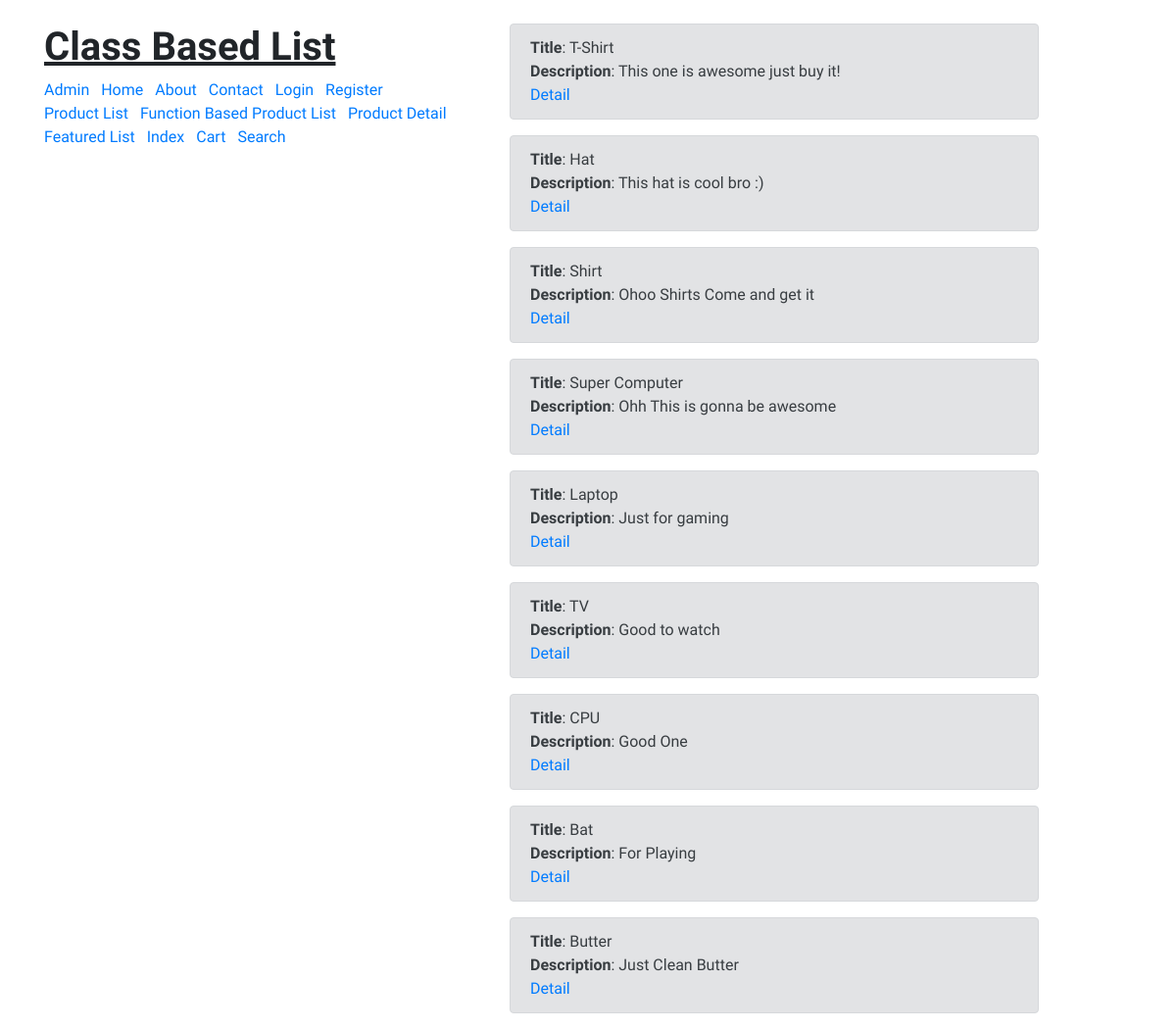
Screenshot of /products/ with the database file from the repository.
### products/models.py (models this page shows, shortened)
class Product(models.Model):
	title = models.CharField(max_length=120)
	slug = models.SlugField(null=True, blank=True)
	description = models.TextField()
	price = models.DecimalField(decimal_places=2, max_digits=20, default=39.99)
	image = models.ImageField(upload_to='products/', null=True, blank=True)
	featured = models.BooleanField(default=False)
	def __str__(self):
		return self.title

### products/views.py (the view)
# urls.py: path('', views.ProductListView.as_view(), name='product_list'),
class ProductListView(ListView):
	queryset = Product.objects.all()
	template_name = "products/list.html"
	def get_context_data(self, **kwargs):
		context = super().get_context_data(**kwargs)
		print(context)
		context["title"] = "Class Based List"
		return context

### products/templates/products/list.html (shortened to what this page needs)
<!doctype html>
{% load static %}
<html lang="en">
  <head>
    <link rel="stylesheet" href="https://stackpath.bootstrapcdn.com/bootstrap/4.1.3/css/bootstrap.min.css">
  </head>
  <body>
    <div class="container mt-4">
      <div class="row">
        <div class="col-5">
          <h1><b><u>{{ title }}</u></b></h1>
          {% include "nav.html" %}
        </div>
        <div class="col-6">
          {% for i in object_list %}
          <div class="alert alert-secondary" role="alert">
            <b>Title</b>: {{ i.title }} <br>
            <b>Description</b>: {{ i.description }} <br>
            <a href="{% url 'products:product_detail' i.slug %}">Detail</a>
          </div>
          {% endfor %}
        </div>
      </div>
    </div>
  </body>
</html>

### products/templates/products/list.html (style rules this page uses)
body { font-family: 'PT Sans', sans-serif; }

### rows the page displays
Product: title "T-Shirt", description "This one is awesome just buy it!"
Product: title "Hat", description "This hat is cool bro :)"
Product: title "Shirt", description "Ohoo Shirts Come and get it"
Product: title "Super Computer", description "Ohh This is gonna be awesome"
Product: title "Laptop", description "Just for gaming"
Product: title "TV", description "Good to watch"
Product: title "CPU", description "Good One"
Product: title "Bat", description "For Playing"
Product: title "Butter", description "Just Clean Butter"

### other values shown
{{ title }} "Class Based List"
